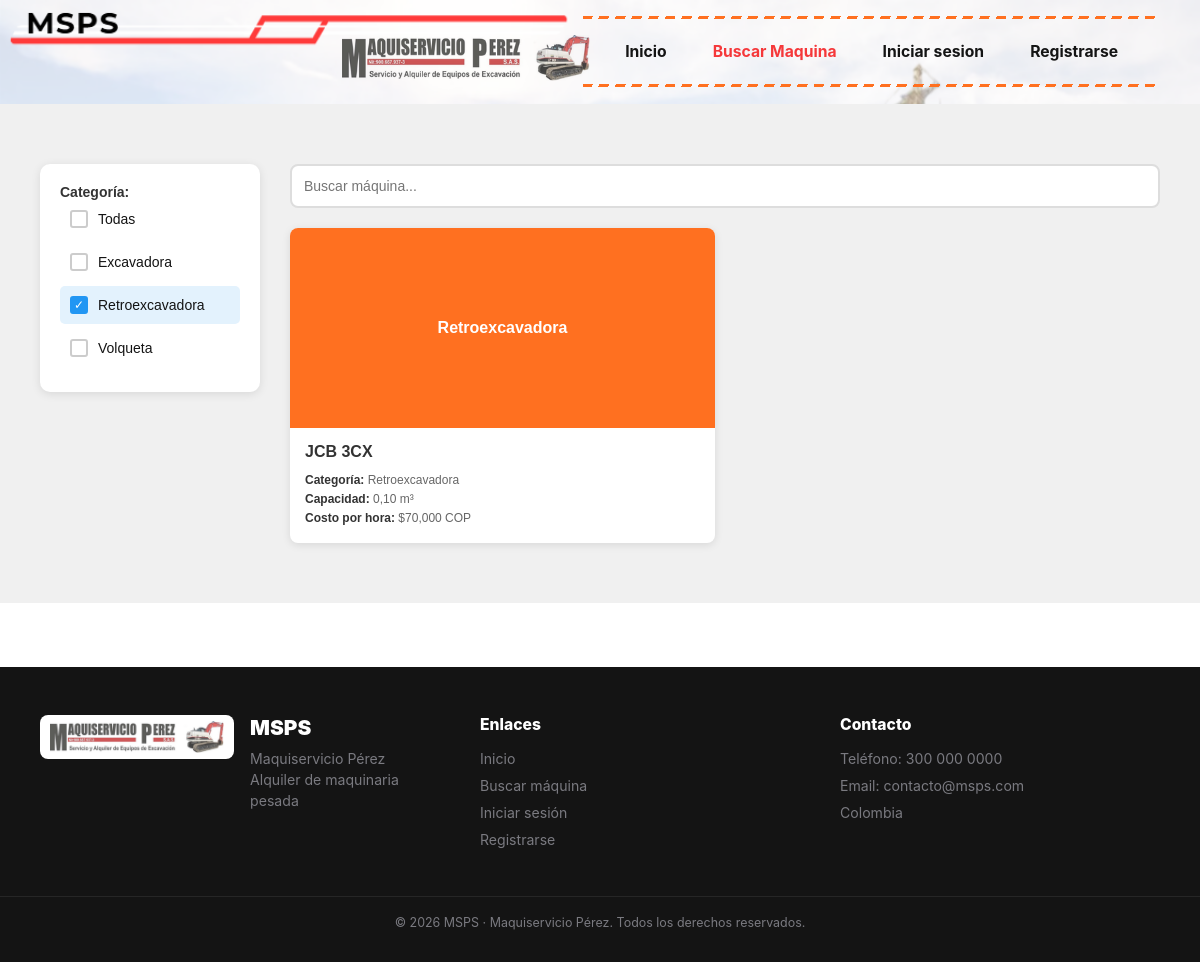
Page /maquinas?categoria=Retroexcavadora on the committed database.
### tables this page shows
CREATE TABLE categorias (
    id_categoria     INTEGER PRIMARY KEY AUTOINCREMENT,
    nombre_categoria TEXT NOT NULL UNIQUE
);

CREATE TABLE maquinarias (
    id_maquinaria   INTEGER PRIMARY KEY AUTOINCREMENT,
    marca           TEXT NOT NULL,
    descripcion     TEXT,
    capacidad       TEXT,
    modelo          TEXT,
    costo_por_hora  REAL NOT NULL CHECK (costo_por_hora >= 0),
    placa           TEXT NOT NULL UNIQUE,
    id_categoria    INTEGER NOT NULL REFERENCES categorias(id_categoria) ON DELETE RESTRICT
);

### msps/app/controllers/home_controller.py (the view)
@router.get("/maquinas")
def buscar_maquinas(request: Request, categoria: str | None = None):
    maquinas = MaquinariaModel.listar(categoria=categoria)
    categorias = CategoriaModel.listar()
    context = (
        PageContextBuilder()
        .with_title("MSPS · Buscar Máquinas")
        .with_active_nav("Buscar Maquina")
        .with_sesion(obtener_sesion_actual(request))
        .build()
    )
    context["maquinas"] = maquinas
    context["categorias"] = categorias
    context["categoria_activa"] = categoria
    return templates.TemplateResponse(request, "buscar_maquinas.html", context)

### msps/app/templates/buscar_maquinas.html (shortened to what this page needs)
{% extends "base.html" %}
{% block content %}
<div class="maquinas-container">
    <div class="maquinas-sidebar">
        <h3>Categoría:</h3>
        <div class="categoria{% if not categoria_activa %} active{% endif %}" onclick="filtrarCategoria(null, this)">
            <div class="checkbox">{% if not categoria_activa %}✓{% endif %}</div>
            <label>Todas</label>
        </div>
        {% for cat in categorias %}
        <div class="categoria{% if categoria_activa == cat.nombre_categoria %} active{% endif %}" onclick="filtrarCategoria('{{ cat.nombre_categoria }}', this)">
            <div class="checkbox">{% if categoria_activa == cat.nombre_categoria %}✓{% endif %}</div>
            <label>{{ cat.nombre_categoria }}</label>
        </div>
        {% endfor %}
    </div>
    <div class="maquinas-main">
        <div class="maquinas-search">
            <input type="text" placeholder="Buscar máquina..." onkeyup="filtrarMaquinas()">
        </div>
        <div class="maquinas-grid">
            {% for maquina in maquinas %}
            <div class="maquinas-card" data-categoria="{{ maquina.nombre_categoria }}" data-nombre="{{ maquina.marca }} {{ maquina.modelo or '' }}" onclick="irADetalle({{ maquina.id_maquinaria }})">
                <div class="maquinas-card-img">
                    <div class="maquinas-card-img--placeholder">{{ maquina.nombre_categoria }}</div>
                </div>
                <div class="maquinas-card-body">
                    <div class="maquinas-card-title">{{ maquina.marca }} {{ maquina.modelo or '' }}</div>
                    <div class="maquinas-card-spec">
                        <span class="spec-label">Categoría:</span> {{ maquina.nombre_categoria }}<br>
                        <span class="spec-label">Capacidad:</span> {{ maquina.capacidad or "N/D" }}<br>
                        <span class="spec-label">Costo por hora:</span> ${{ "{:,.0f}".format(maquina.costo_por_hora) }} COP
                    </div>
                </div>
            </div>
            {% else %}
            <p>No hay máquinas registradas todavía{% if categoria_activa %} en esta categoría{% endif %}.</p>
            {% endfor %}
        </div>
    </div>
</div>
{% endblock %}

### msps/app/static/css/style.css (style rules this page uses)
:root { --color-red: #f5383a; --color-orange: #ff7020; --color-black: #141414; --color-white: #ffffff; --color-grey-100: #f4f4f5; --color-grey-200: #e7e7ea; --color-grey-500: #7a7a80; --shadow-panel: 0 18px 40px rgba(20, 20, 20, 0.16); --font-main: -apple-system, "Segoe UI", "Helvetica Neue", Arial, sans-serif; --topbar-height: 92px; }
* { box-sizing: border-box; }
html, body { margin: 0; padding: 0; }
body { font-family: var(--font-main); color: var(--color-black); background: var(--color-white); -webkit-font-smoothing: antialiased; }
.maquinas-container { max-width: 1400px; margin: 0 auto; display: grid; grid-template-columns: 220px 1fr; gap: 30px; padding: 40px 40px; }
.maquinas-sidebar { background: var(--color-white); padding: 20px; border-radius: 10px; height: fit-content; box-shadow: 0 2px 10px rgba(0,0,0,0.1); }
.maquinas-sidebar h3 { font-size: 14px; font-weight: bold; margin-bottom: 15px; color: #333; }
.categoria { display: flex; align-items: center; gap: 10px; padding: 10px; cursor: pointer; border-radius: 5px; margin-bottom: 5px; }
.categoria.active { background-color: #e3f2fd; }
.checkbox { width: 18px; height: 18px; border: 2px solid #ccc; border-radius: 3px; display: flex; align-items: center; justify-content: center; font-size: 12px; color: white; }
.categoria.active .checkbox { background-color: #2196F3; border-color: #2196F3; }
.categoria label { cursor: pointer; font-size: 14px; flex: 1; }
.maquinas-main { flex: 1; }
.maquinas-search { margin-bottom: 20px; }
.maquinas-search input { width: 100%; padding: 12px; border: 2px solid #ddd; border-radius: 8px; font-size: 14px; }
.maquinas-grid { display: grid; grid-template-columns: repeat(auto-fill, minmax(280px, 1fr)); gap: 20px; }
.maquinas-card { background: white; border-radius: 8px; overflow: hidden; box-shadow: 0 2px 8px rgba(0,0,0,0.1); cursor: pointer; transition: all 0.3s; text-decoration: none; color: inherit; display: block; }
.maquinas-card-img { width: 100%; height: 200px; background: #ddd; overflow: hidden; }
.maquinas-card-body { padding: 15px; }
.maquinas-card-title { font-size: 16px; font-weight: bold; margin-bottom: 10px; color: #333; }
.maquinas-card-spec { font-size: 12px; color: #666; line-height: 1.6; }
.spec-label { font-weight: bold; color: #333; }
.maquinas-container h1, .maquinas-container h2, .maquinas-container h3, .maquinas-container p, .detalle-container h1, .detalle-container h2, .detalle-container h3, .detalle-container p { margin: 0; }
.maquinas-card-img--placeholder, .detalle-img-principal--placeholder { display: flex; align-items: center; justify-content: center; height: 100%; width: 100%; background: var(--color-orange); color: white; font-weight: bold; text-align: center; padding: 10px; }

### rows in the picture
categorias: nombre_categoria "Excavadora"
categorias: nombre_categoria "Retroexcavadora"
categorias: nombre_categoria "Volqueta"
maquinarias: nombre_categoria "Retroexcavadora", marca "JCB", modelo "3CX", capacidad "0,10 m³", costo_por_hora "70,000"

### other values in the picture
{{ item.label }} "Inicio" "Buscar Maquina"
